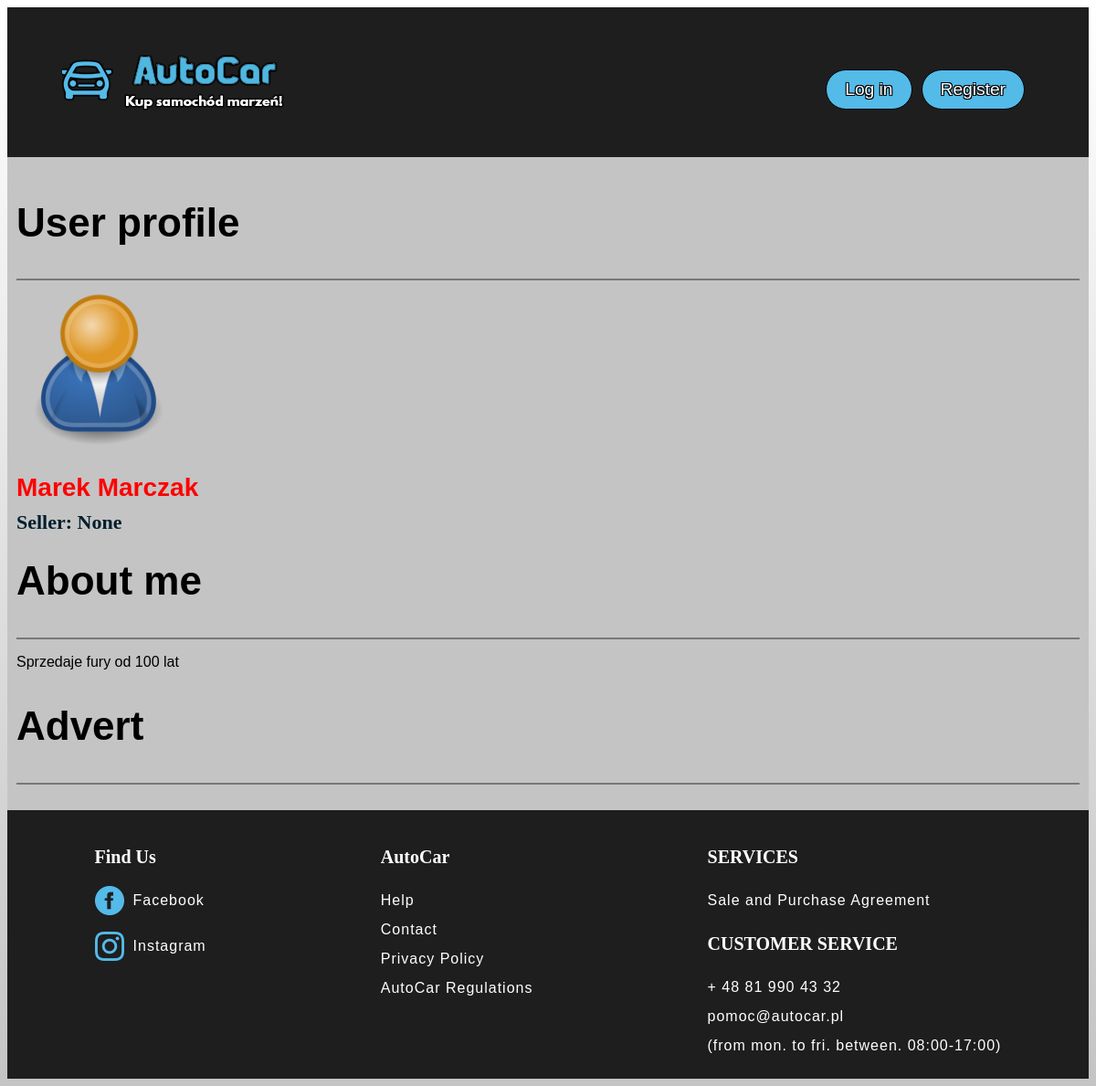
The page /profile/0d8a213e-e702-481d-ad41-f1a657911830/ on the database as committed earlier.
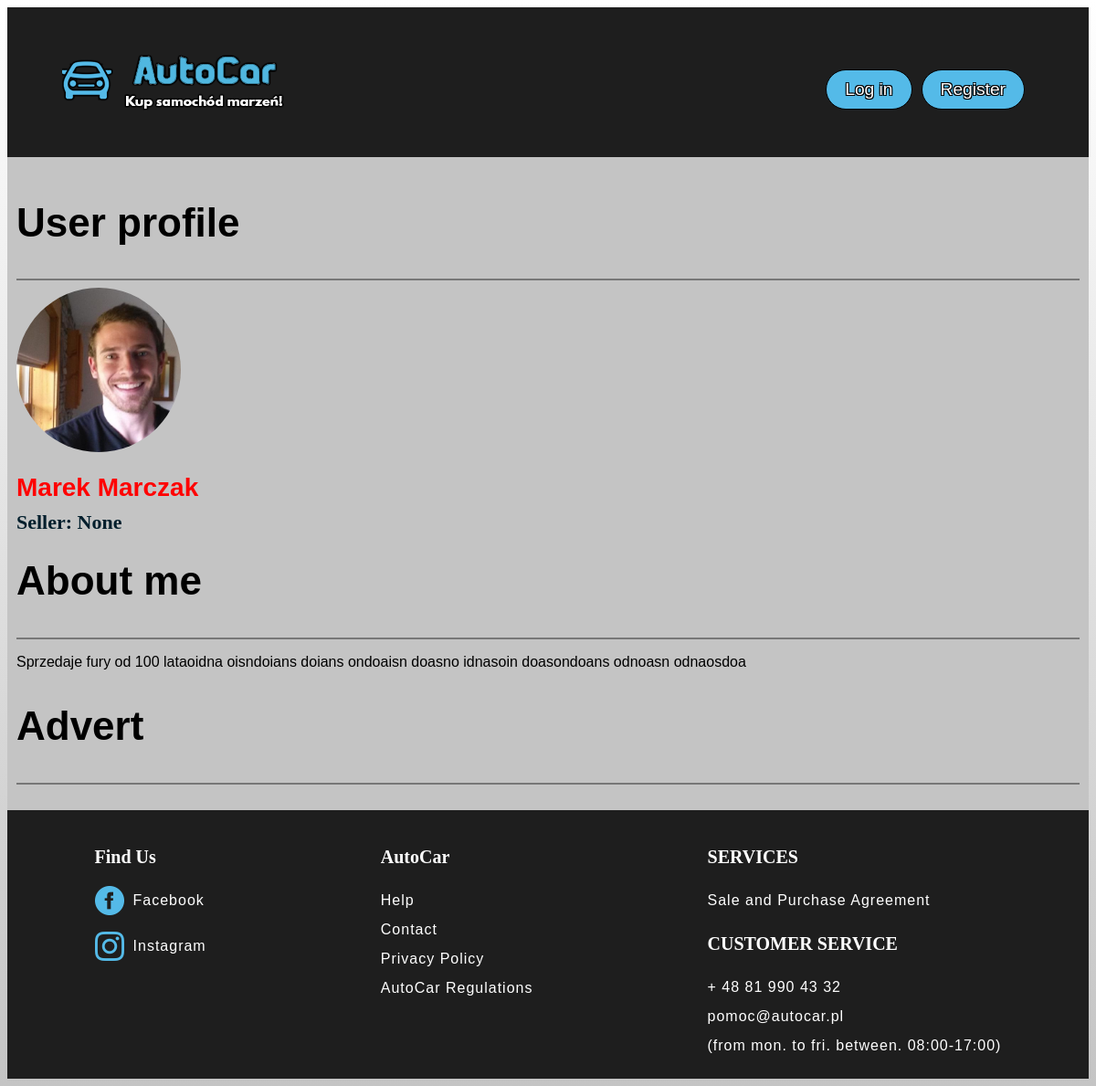
The same page on the database as committed later.
### users/models.py (models this page shows, shortened)
class Profile(models.Model):
    SELLER = [
        ('All','All'),
        ('Dealer','Dealer'),
        ('Private','Private'),
    ]
    user = models.OneToOneField(
        User, on_delete=models.CASCADE, null=True, blank=True)
    name = models.CharField(max_length=200, null=True, blank=True)
    email = models.EmailField(max_length=500, blank=True, null=True)
    username = models.CharField(max_length=200, null=True, blank=True)
    location_city = models.CharField(max_length=50, null=True, blank=False)
    location_country = models.CharField(max_length=50, null=True, blank=False)
    short_intro = models.CharField(max_length=200, null=True, blank=True)
    seller = models.CharField(max_length=200, null=True, blank=False, choices=SELLER)
    bio = models.TextField(null=True, blank=True)
    profile_image = models.ImageField(
        null=True, blank=True, upload_to='profiles/', default='profiles/user-default.png')
    created = models.DateTimeField(auto_now_add=True)
    id = models.UUIDField(default=uuid.uuid4, unique=True,
                          primary_key=True, editable=False)

### users/views.py (the view)
# urls.py: path('profile/<str:pk>/', views.profile, name="profile"),
def profile(request, pk):
    page = 'profile'
    profile = Profile.objects.get(id=pk)
    context = {'profile': profile, 'page': page}
    return render(request, 'users/profile.html', context)

### users/templates/users/profile.html (shortened to what this page needs)
{% extends 'main.html' %}
{% load static %}
{% block content %}
<main>
  <section class="main">
      <h1>User profile</h1>
      <hr>
      <div class="main-profile">
          <img class="profile-picture circle" src="{{profile.profile_image.url}}" />
          <h1 class="nickname-profile">{{profile.name}}</h1>
          <h1 class="seller-profile">Seller: {{profile.seller}}</h1>
      </div>
      <h1>About me</h1>
      <hr>
      <div class="description-profile">
          <p>{{profile.bio}}</p>
      </div>
      <h1>Advert</h1>
      <hr>
  </section>
{% endblock %}

### templates/main.html (shortened to what this page needs)
<!DOCTYPE html>
{% load static %}
<html>
<head>
    <link rel="stylesheet" href="https://cdn.iconmonstr.com/1.3.0/css/iconmonstr-iconic-font.min.css" />
  {% if page == 'adverts'%}
    <link rel="stylesheet" href="{% static 'styles/styleAdvertView.css' %}" />
  {% elif page == 'advert' %}
    <link rel="stylesheet" href="{% static 'styles/styleAdvert.css' %}" />
  {% elif page == 'profile' %}
    <link rel="stylesheet" href="{% static 'styles/styleViewProfile.css' %}" />
  {% elif page == 'account' %}
    <link rel="stylesheet" href="{% static 'styles/styleViewProfile.css' %}" />
  {% elif page == 'profile-edit' %}
    <link rel="stylesheet" href="https://maxcdn.bootstrapcdn.com/bootstrap/3.3.7/css/bootstrap.min.css">
    <script src="https://ajax.googleapis.com/ajax/libs/jquery/3.3.1/jquery.min.js"></script>
    <script src="https://maxcdn.bootstrapcdn.com/bootstrap/3.3.7/js/bootstrap.min.js"></script>
  {% else %}
    <link rel="stylesheet" href="{% static 'styles/style.css' %}" />
  {% endif %}
</head>
<body>
    {% include 'navbar.html' %}
    {% block content %}
    {% endblock content %}
    {% include 'footer.html' %}
</body>
</html>

### templates/navbar.html
{% load static %}
<header>
    <a href="{% url 'adverts' %}">
    <img src="{% static 'images/logo2.png' %}" alt="" />
    </a>
    <section>
        <nav>
            <ul>
                {% if request.user.is_authenticated %}
                <li class="menu"><a class="menu-nav" href="{% url 'account' %}">Account</a></li>
                <li class="menu"><a class="menu-nav" href="{% url 'logout' %}">Log out</a></li>
                {% else %}
                <li class="menu"><a class="menu-nav" href="{% url 'login' %}">Log in</a></li>
                <li class="menu"><a class="menu-nav" href="{% url 'register' %}">Register</a></li>
                {% endif %}
            </ul>
        </nav>
    </section>
</header>

### templates/footer.html
{% load static %}
<footer>
    <div>
        <h3>Find Us</h3>
        <div class="social-container">
            <img src="{% static 'images/facebook.png' %}" alt="" />
            <span><a class="footer-link" href="https://www.facebook.com/konrad.trybus.9/">Facebook</a></span>
        </div>
        <br>
        <div class="social-container">
            <img src="{% static 'images/instagram.png' %}" alt="" />
            <span><a class="footer-link" href="https://www.facebook.com/konrad.trybus.9/">Instagram</a></span>
        </div>
    </div>
    <div>
        <h3>AutoCar</h3>
        <span><a class="footer-link" href="help.html">Help</a></span>
        <br>
        <span><a class="footer-link" href="contact.html">Contact</a></span>
        <br>
        <span><a class="footer-link" href="pp.html">Privacy Policy</a></span>
        <br>
        <span><a class="footer-link" href="pp.html">AutoCar Regulations</a></span>
    </div>
    <div>
        <h3>SERVICES</h3>
        <span><a class="footer-link" href="https://www.wyborkierowcow.pl/wp-content/uploads/2017/12/Umowa-kupna-sprzeda%C5%BCy-wz%C3%B3r.pdf">Sale and Purchase Agreement</a></span>
        <h3>CUSTOMER SERVICE</h3>
        <span>+ 48 81 990 43 32 <br>
        pomoc@autocar.pl <br>
        (from mon. to fri. between. 08:00-17:00)</span>
    </div>
</footer>

### static/styles/styleViewProfile.css (style rules this page uses)
body { font-family: Arial; background: linear-gradient(#FFF, #C4C4C4); padding: 0; height: auto; }
h1 { font-size: 44px; }
h3 { font-size: 20px; font-family: Cambria, Cochin, Georgia, Times, 'Times New Roman', serif; }
header { display: flex; align-items: center; justify-content: space-between; background-color: #1E1E1E; padding: 30px 60px 30px 60px; color: white; }
header ul { padding: 0; list-style: none; }
.menu { float: left; }
.menu-nav { background-color: #54BAE8; display: block; width: auto; height: auto; border: 1px solid black; color: white; text-decoration: none; font-size: 1.2em; text-align: center; padding: 10px 20px; margin: 0px 10px 1px 0px; border-radius: 26px; transition: background-color 0.5s, color 0.5s; text-shadow: -1px -1px 0 #000, 1px -1px 0 #000, -1px 1px 0 #000, 1px 1px 0 #000; }
.main { background-color: #C4C4C4; background-size: cover; background-position: center; padding: 10px 0px 20px 10px; }
hr { border: 1px solid #777777; margin-right: 10px; }
.nickname-profile { font-size: 28px; color: rgb(255, 0, 0) }
.seller-profile { font-family: Cambria, Cochin, Georgia, Times, 'Times New Roman', serif; font-size: 22px; margin-top: -15px; color: #001e2c; }
.profile-picture { display: block; width: 180px; height: 180px; }
.circle { border-radius: 50%; }
a { text-decoration: none; color: #000; }
footer { display: flex; justify-content: space-around; background-color: #1E1E1E; color:white; height: auto; font-size: 16px; padding: 20px 0 20px 0; }
.social-container { display:flex; align-items: center; }
.social-container span { margin-left: 10px; }
span { line-height: 2; letter-spacing: 1px; }
.footer-link { color: white; text-decoration: none; }

Rows that differ between the two databases and show on the page:
changed Profile "Marek Marczak": profile_image: picture added in place of a placeholder; bio "Sprzedaje fury od 100 lat" → "Sprzedaje fury od 100 lataoidna oisndoians doians ondoaisn doasno idnasoin doasondoans odnoasn odnaosdoa"
